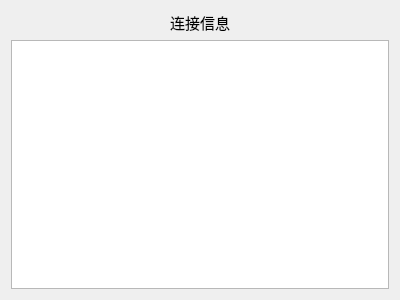
<?xml version="1.0" encoding="UTF-8"?>
<ui version="4.0">
 <class>ChattingServer</class>
 <widget class="QWidget" name="ChattingServer">
  <property name="geometry">
   <rect>
    <x>0</x>
    <y>0</y>
    <width>400</width>
    <height>300</height>
   </rect>
  </property>
  <property name="minimumSize">
   <size>
    <width>400</width>
    <height>300</height>
   </size>
  </property>
  <property name="maximumSize">
   <size>
    <width>400</width>
    <height>300</height>
   </size>
  </property>
  <property name="windowTitle">
   <string>ChattingServer</string>
  </property>
  <layout class="QVBoxLayout" name="verticalLayout_2">
   <item>
    <layout class="QVBoxLayout" name="verticalLayout">
     <item>
      <widget class="QLabel" name="label">
       <property name="font">
        <font>
         <family>微软雅黑 Light</family>
         <pointsize>11</pointsize>
        </font>
       </property>
       <property name="text">
        <string>&lt;html&gt;&lt;head/&gt;&lt;body&gt;&lt;p align=&quot;center&quot;&gt;连接信息&lt;/p&gt;&lt;/body&gt;&lt;/html&gt;</string>
       </property>
      </widget>
     </item>
     <item>
      <widget class="QTextEdit" name="textEdit">
       <property name="readOnly">
        <bool>true</bool>
       </property>
      </widget>
     </item>
    </layout>
   </item>
  </layout>
 </widget>
 <layoutdefault spacing="6" margin="11"/>
 <resources/>
 <connections/>
</ui>
